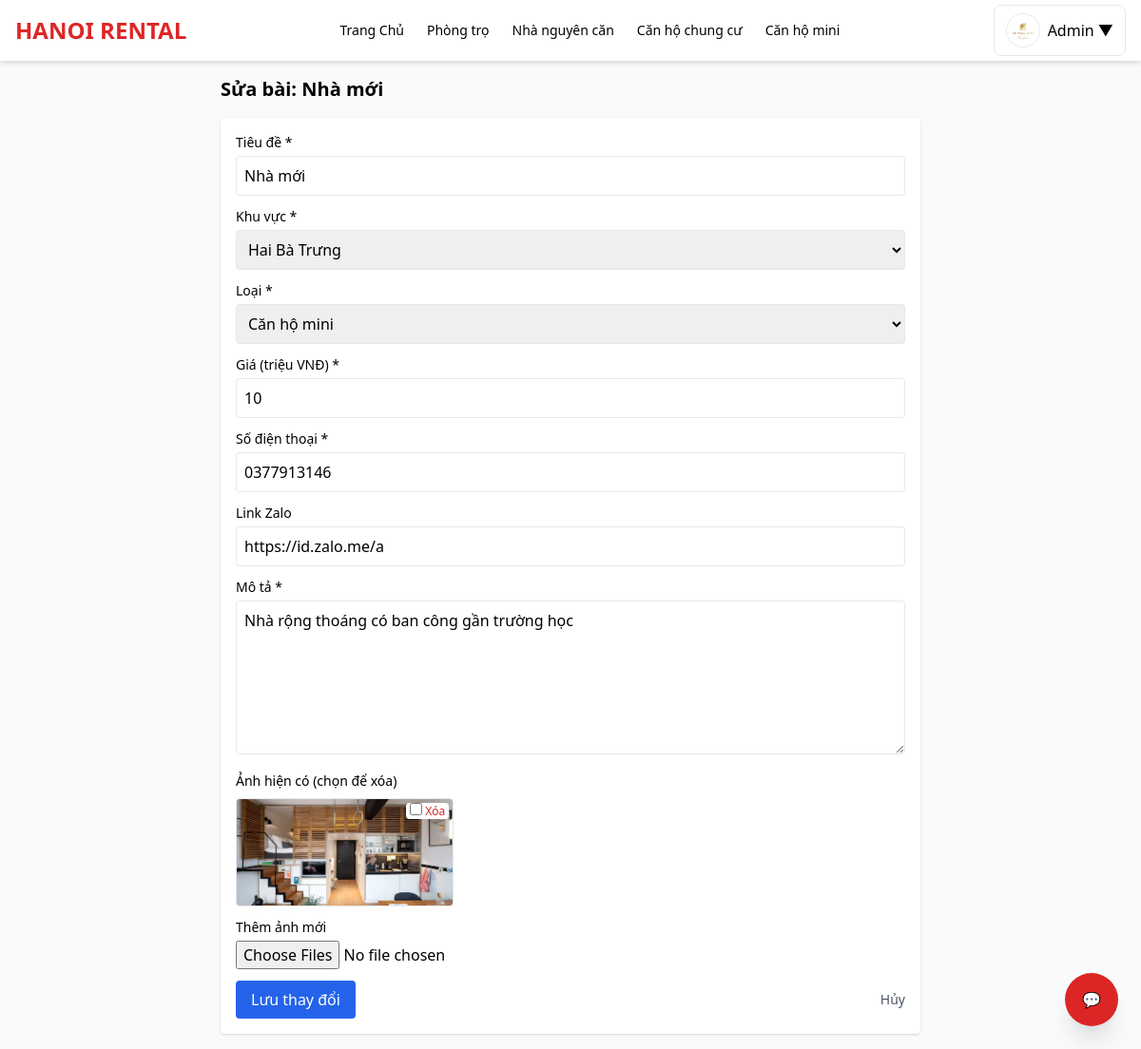
Before: /edit_post.php?id=16 (signed in) with the older database file.
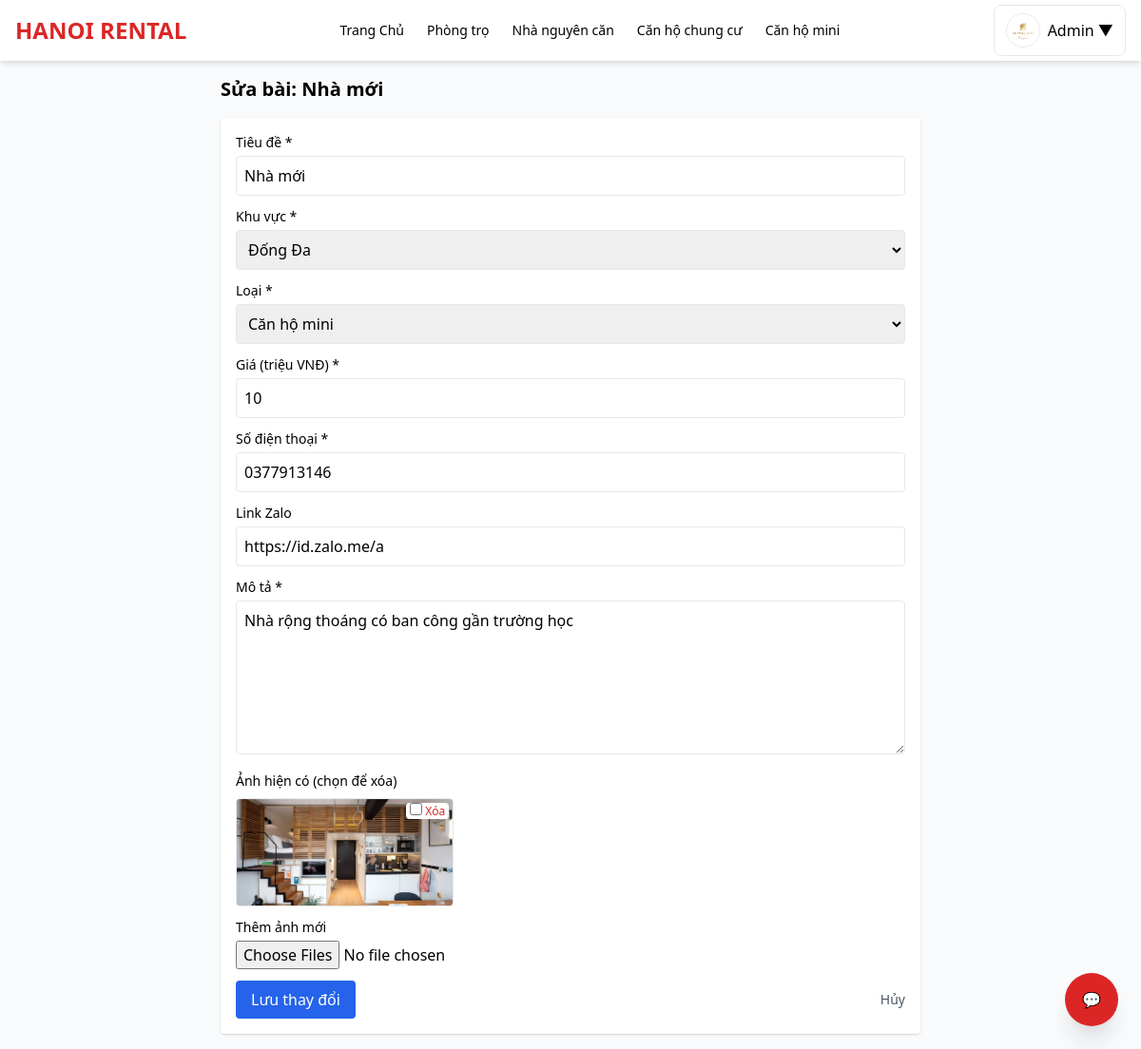
After: the same page with the newer database file.
### tables this page shows
CREATE TABLE `posts` (
  `id` int(11) NOT NULL,
  `user_id` int(11) NOT NULL,
  `status` enum('pending','approved','rejected') DEFAULT 'pending',
  `reviewed_by` int(11) DEFAULT NULL,
  `reviewed_at` timestamp NULL DEFAULT NULL,
  `title` varchar(255) DEFAULT NULL,
  `image` varchar(255) DEFAULT NULL,
  `type` varchar(50) DEFAULT NULL,
  `khu_vuc` varchar(255) DEFAULT NULL,
  `price` varchar(50) DEFAULT NULL,
  `phone` varchar(20) DEFAULT NULL,
  `zalo` varchar(20) DEFAULT NULL,
  `description` text DEFAULT NULL,
  `status_rent` tinyint(4) DEFAULT 0,
  `created_at` timestamp NOT NULL DEFAULT current_timestamp(),
  `category` varchar(50) NOT NULL DEFAULT 'phongtro'
);

### functions.php (called while the page is built, shortened)
<?php
if (!function_exists("esc")) {
    function esc($s) {
        return htmlspecialchars($s ?? '', ENT_QUOTES, 'UTF-8');
    }
}

### edit_post.php (the view, shortened to what this page needs)
<?php
require 'header.php';
require 'functions.php';
$id = intval($_GET['id'] ?? 0);
$stmt = $pdo->prepare("SELECT * FROM posts WHERE id=?");
$stmt->execute([$id]);
$post = $stmt->fetch();
$imgs = $pdo->prepare("SELECT * FROM post_images WHERE post_id=?");
$imgs->execute([$id]);
$images = $imgs->fetchAll();
$areas = ["Cầu Giấy", "Đống Đa", "Hai Bà Trưng", "Thanh Xuân", "Hoàng Mai", "Ba Đình", "Tây Hồ"];
$types = [
    "Phòng trọ",
    "Nhà nguyên căn",
    "Căn hộ chung cư",
    "Căn hộ mini",
    "Căn hộ dịch vụ"
];
?>
<main class="max-w-3xl mx-auto p-4">
  <h2 class="text-xl font-semibold mb-4">Sửa bài: <?= esc($post['title']) ?></h2>
  <form action="edit_submit.php" method="post" enctype="multipart/form-data"
        class="bg-white p-4 rounded shadow">
    <div class="mb-3">
      <label class="block text-sm font-medium">Tiêu đề *</label>
      <input name="title" required
             value="<?= esc($post['title']) ?>"
             class="mt-1 p-2 border rounded w-full" />
    </div>
    <div class="mb-3">
      <label class="block text-sm font-medium">Khu vực *</label>
      <select name="khu_vuc" required class="mt-1 p-2 border rounded w-full">
        <?php foreach ($areas as $a): ?>
            <option value="<?= $a ?>" <?= ($post['khu_vuc'] == $a ? "selected" : "") ?>>
              <?= $a ?>
            </option>
        <?php endforeach; ?>
      </select>
    </div>
    <div class="mb-3">
      <label class="block text-sm font-medium">Loại *</label>
      <select name="type" required class="mt-1 p-2 border rounded w-full">
        <?php foreach ($types as $t): ?>
            <option value="<?= $t ?>" <?= ($post['type'] == $t ? "selected" : "") ?>>
              <?= $t ?>
            </option>
        <?php endforeach; ?>
      </select>
    </div>
    <div class="mb-3">
      <label class="block text-sm font-medium">Giá (triệu VNĐ) *</label>
      <input type="number" step="0.1" min="0" required
             name="price"
             value="<?= esc($post['price']) ?>"
             class="mt-1 p-2 border rounded w-full">
    </div>
    <div class="mb-3">
      <label class="block text-sm font-medium">Số điện thoại *</label>
      <input name="phone" required
             value="<?= esc($post['phone']) ?>"
             class="mt-1 p-2 border rounded w-full">
    </div>
    <div class="mb-3">
      <label class="block text-sm font-medium">Link Zalo</label>
      <input name="zalo"
             value="<?= esc($post['zalo']) ?>"
             class="mt-1 p-2 border rounded w-full">
    </div>
    <div class="mb-3">
      <label class="block text-sm font-medium">Mô tả *</label>
      <textarea name="description" required rows="6"
                class="mt-1 p-2 border rounded w-full"><?= esc($post['description']) ?></textarea>
    </div>
    <?php if ($images): ?>
      <div class="mb-3">
        <label class="block text-sm font-medium">Ảnh hiện có (chọn để xóa)</label>
        <div class="grid grid-cols-3 gap-2 mt-2">
          <?php foreach($images as $im): ?>
            <div class="relative border rounded overflow-hidden">
              <img src="uploads/<?= esc($im['filename']) ?>"
                   class="w-full h-28 object-cover">
              <label class="absolute top-1 right-1 bg-white rounded px-1 text-red-600 text-xs cursor-pointer">
                <input type="checkbox" name="delete_images[]" value="<?= $im['id'] ?>"> Xóa
              </label>
            </div>
          <?php endforeach; ?>
        </div>
      </div>
    <?php endif; ?>
    <div class="mb-3">
      <label class="block text-sm font-medium">Thêm ảnh mới</label>
      <input type="file" name="images[]" multiple accept="image/*"
             class="mt-1">
    </div>
    <div class="flex items-center justify-between">
      <button class="px-4 py-2 bg-blue-600 text-white rounded">
        Lưu thay đổi
      </button>
      <a href="my_posts.php" class="text-sm text-gray-600">Hủy</a>
    </div>
  </form>
</main>
</body>
</html>

Changed rows visible on the page:
changed posts "Nhà mới": khu_vuc "Hai Bà Trưng" → "Đống Đa"
